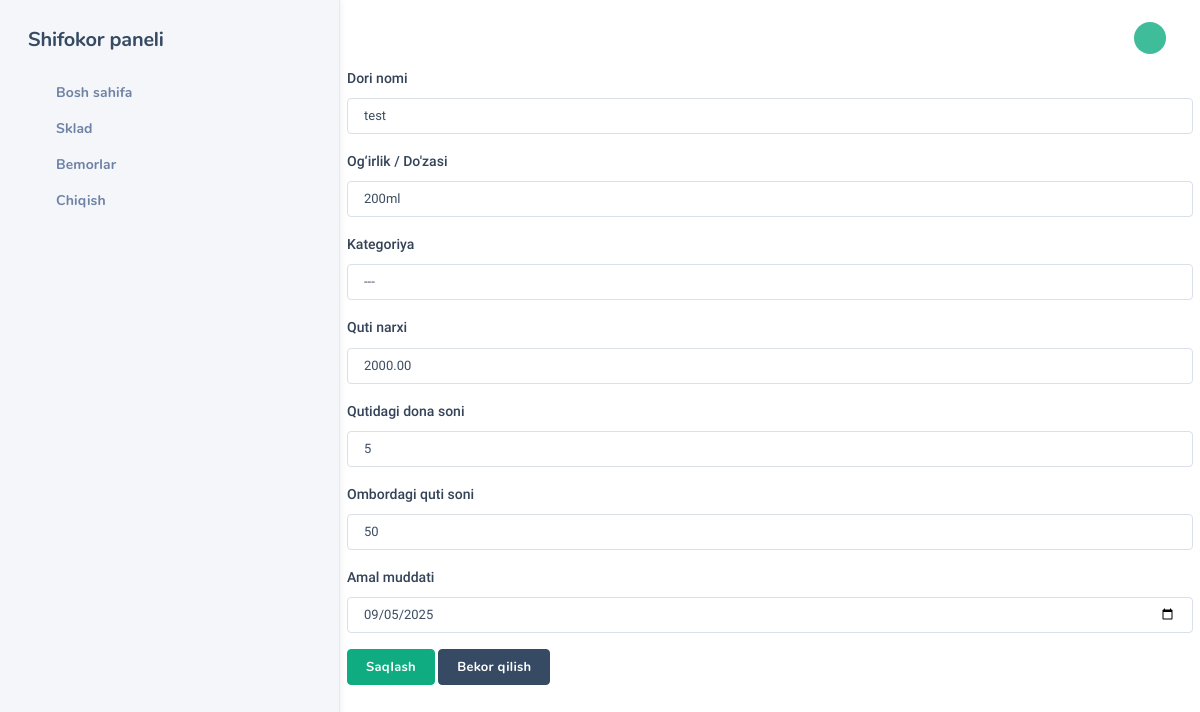
/medicine/235/edit/ (signed in), run on the app's committed database.
### main/models.py (models this page shows, shortened)
class Medicine(models.Model):
    CATEGORY_CHOICES = [
        ('---', '---'),
        ('tablet', 'Tabletkalar'),
        ('syrup', 'Sirop'),
        ('vitamin', 'Vitamin'),
        ('inhaler', 'Ingalator'),
    ]
    name = models.CharField(max_length=100)
    generic_name = models.CharField(max_length=100, blank=True, null=True)
    weight = models.CharField(max_length=50, blank=True, null=True)
    category = models.CharField(max_length=50, choices=CATEGORY_CHOICES, default='---',blank=True,null=True)
    price = models.DecimalField(max_digits=10, decimal_places=2)  # Quti narxi
    box_quantity = models.PositiveIntegerField(default=1)  # Qutidagi dona soni
    quantity = models.PositiveIntegerField(default=0)  # Qutining soni (omborda nechta quti bor)
    extra_units = models.PositiveIntegerField(default=0) # Qutilardan tashqari qolgan donalar
    expiry_date = models.DateField(blank=True, null=True)
    owner = models.ForeignKey("CustomUser", on_delete=models.CASCADE, null=True, blank=True)
    created_at = models.DateTimeField(auto_now_add=True)
    place = models.ForeignKey("Place", on_delete=models.CASCADE, null=True, blank=True)
    class Meta:
        ordering = ['-created_at']
        verbose_name = "Dori"
        verbose_name_plural = "Dorilar"

### main/views.py (the view, shortened to what this page needs)
# urls.py: path('medicine/<int:pk>/edit/', medicine_update, name='medicine_update'),
@login_required
def medicine_update(request, pk):
    medicine = get_object_or_404(Medicine, pk=pk)
    if request.user.role not in ['admin', 'staff','doctor']:
        messages.error(request, "Sizda dorini o‘zgartirish huquqi yo‘q.")
        return redirect('listmedicine')
    return render(request, 'medicine_edit.html', {
        'medicine': medicine,
        'categories': Medicine.CATEGORY_CHOICES
    })

### templates/medicine_edit.html (shortened to what this page needs)
{% extends "base.html" %}
{% block content %}
<div class="container mt-4">
    <h3>Dorini o‘zgartirish</h3>
    <form method="post">
        <div class="mb-3">
            <label class="form-label">Dori nomi</label>
            <input type="text" name="name" class="form-control" value="{{ medicine.name }}" required>
        </div>
        <div class="mb-3">
            <label class="form-label">Og‘irlik / Do'zasi</label>
            <input type="text" name="weight" class="form-control" value="{{ medicine.weight }}">
        </div>
        <div class="mb-3">
            <label class="form-label">Kategoriya</label>
            <select name="category" class="form-control" required>
                {% for key, val in categories %}
                    <option value="{{ key }}" {% if medicine.category == key %}selected{% endif %}>
                        {{ val }}
                    </option>
                {% endfor %}
            </select>
        </div>
        <div class="mb-3">
            <label class="form-label">Quti narxi</label>
            <input type="number" step="0.01" name="price" class="form-control" value="{{ medicine.price }}" required>
        </div>
        <div class="mb-3">
            <label class="form-label">Qutidagi dona soni</label>
            <input type="number" name="box_quantity" class="form-control" value="{{ medicine.box_quantity }}" required>
        </div>
        <div class="mb-3">
            <label class="form-label">Ombordagi quti soni</label>
            <input type="number" name="quantity" class="form-control" value="{{ medicine.quantity }}" required>
        </div>
        <div class="mb-3">
            <label class="form-label">Amal muddati</label>
            <input type="date" name="expiry_date" class="form-control" value="{{ medicine.expiry_date|date:'Y-m-d' }}">
        </div>
        <button type="submit" class="btn btn-primary">Saqlash</button>
        <a href="{% url 'listmedicine' %}" class="btn btn-secondary">Bekor qilish</a>
    </form>
</div>
{% endblock %}

### data on the page
Medicine: name "test", weight "200ml", category "---", price "2000.00", box_quantity "5", quantity "50", expiry_date "09/05/2025"
